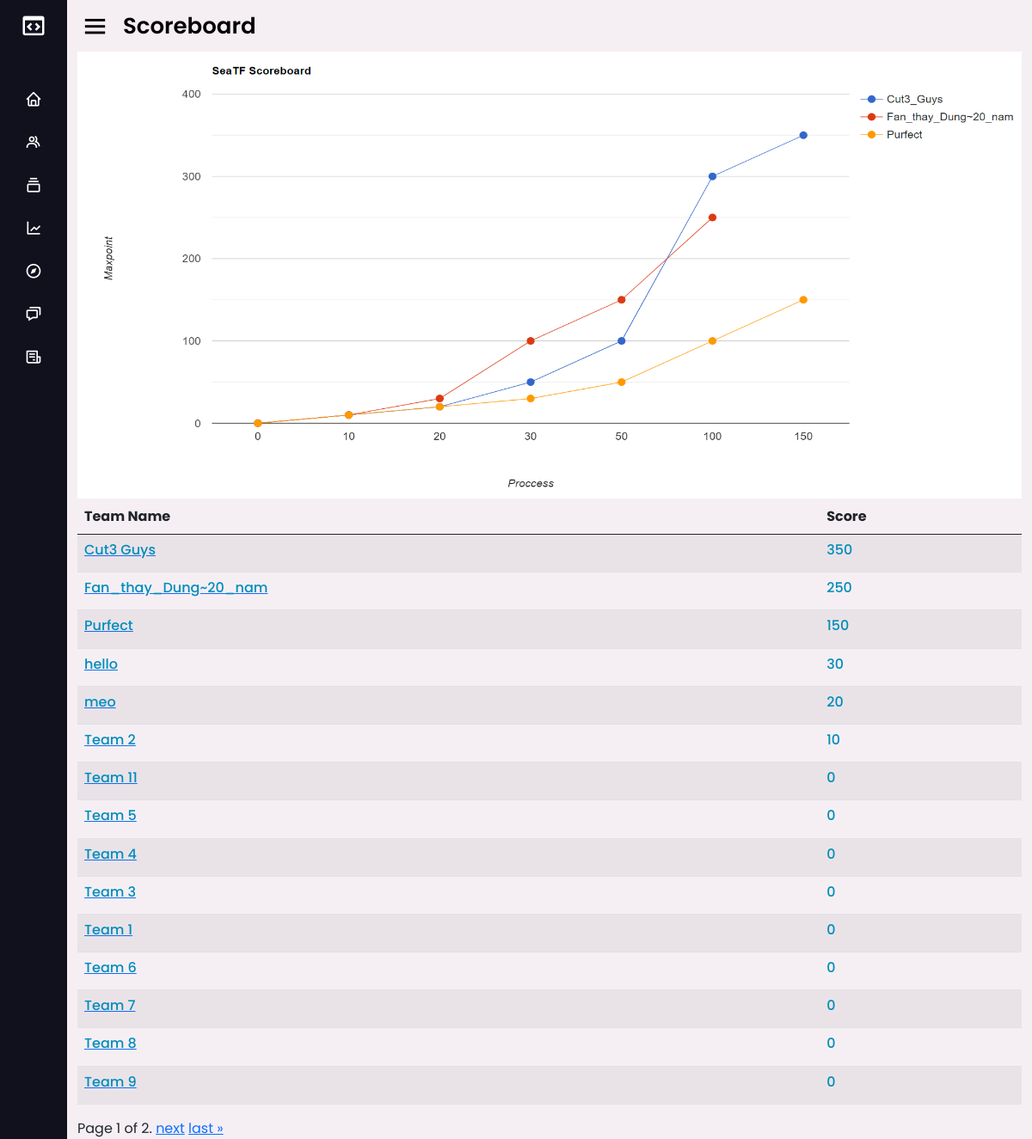
/scoreboard/ (signed in), run on the app's committed database.
### base/models.py (models this page shows)
class Team(models.Model):
    name = models.CharField(max_length=55)
    password = models.CharField(max_length=32 )
    score = models.PositiveBigIntegerField(default=0)
    decription = models.CharField(max_length=100 , blank=True)
    updated = models.DateTimeField(auto_now=True)
    created = models.DateTimeField(auto_now_add=True)
    class Meta:
        ordering = ['-updated' , '-created']
    def __str__(self):
        return self.name

### base/views.py (the view)
# urls.py: path('scoreboard/' , views.scoreboard , name='scoreboard'),
def scoreboard(request):
    teams  = Team.objects.all().order_by("-score") # get all teams
    paginator = Paginator(teams, 15) # Show 15 team per page.
    page_number = request.GET.get('page')
    page_obj = paginator.get_page(page_number)
    context = {'teams': teams,'page_obj': page_obj}
    return render(request, 'base/navbar/scoreboard.html' , context)

### base/templates/base/navbar/scoreboard.html (shortened to what this page needs)
{% extends 'main.html' %}
{% load static %}
{% block header_text %}
<span class="text">Scoreboard</span>
{% endblock header_text %}
{% block content %}
	<div class="container">
		<div id="score">
			<div class="table-responsive">
				<div class="line_graph"  >
					<img  class="img-fluid" src="{% static '\images\scoreboard.jpg' %}" alt="Scoreboard not found" >
				<table class="table table-striped">
					<thead>
						<tr>
							<th>Team Name</th>
							<th>Score</th>
						</tr>
					</thead>
						{% for team in page_obj %}
						<tr>
							<td>
								<a href="/team/{{team.name}}"><h6 style="color: #008cba;">{{team.name}}</h6></a>
							</td>
							<td>
								<h6 style="color: #008cba;">{{team.score}}</h6>
							</td>
						</tr>
						{% endfor %}
				</table>
				<div class="pagination">
					<span class="step-links">
						<span class="current">
							Page {{ page_obj.number }} of {{ page_obj.paginator.num_pages }}.
						</span>
						{% if page_obj.has_next %}
							<a href="?page={{ page_obj.next_page_number }}">next</a>
							<a href="?page={{ page_obj.paginator.num_pages }}">last &raquo;</a>
						{% endif %}
					</span>
				</div>
			</div>
		</div>
{% endblock content %}

### static/styles/main.css (style rules this page uses)
* { margin: 0; padding: 0; box-sizing: border-box; font-family: 'Poppins', sans-serif; }
.home-section .home-content .bx-menu, .home-section .home-content .text { color: #050204; font-size: 35px; }
.home-section .home-content .text { font-size: 26px; font-weight: 600; }
img { height:150px; width:100%; }
.img-fluid { max-width: 100%; height: 65%; }

### data on the page
Team: name "Cut3 Guys", score "350"
Team: name "Fan_thay_Dung~20_nam", score "250"
Team: name "Purfect", score "150"
Team: name "hello", score "30"
Team: name "meo", score "20"
Team: name "Team 2", score "10"
Team: name "Team 11", score "0"
Team: name "Team 5", score "0"
Team: name "Team 4", score "0"
Team: name "Team 3", score "0"
Team: name "Team 1", score "0"
Team: name "Team 6", score "0"
Team: name "Team 7", score "0"
Team: name "Team 8", score "0"
Team: name "Team 9", score "0"

### other printed values
{{ page_obj.number }} "1"
{{ page_obj.paginator.num_pages }} "2"
